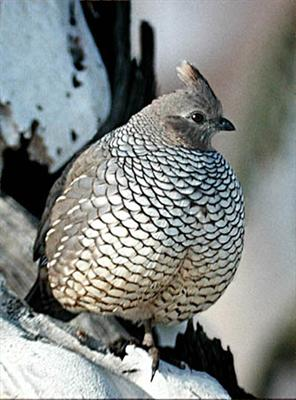
%> input picture Data/SRC/0_9_9638.jpg, 296 x 400 px
$ octave demo.m   (GNU Octave 9; MATLAB toolbox functions it lacks are replaced by stand-ins)
%> lines starting %> are read from the running program, lines starting %| are printed output that depends on the picture; in (x1, y1, x2, y2) boxes, pixels count from 0 and x2, y2 are one past the last pixel; in counts of white or black regions, pixels touching at a corner belong together; the program's own positions count from 1
### Funcs/removeframe.m
function [noFrameImg, frameRecord] = removeframe(input_im, edgeMethod)
% Remove image frames

% Code Author: Wangjiang Zhu
% Email: wangjiang88119@gmail.com
% Date: 3/24/2014

if size(input_im, 3) == 3
    grayImg = rgb2gray(input_im);
else
    grayImg = input_im;
end
[height, width] = size(grayImg);

threshold = 0.6;
MAXWIDTH = 30;  % we assume that the frame is not wider than 30 pixels
edgemap = edge(grayImg, edgeMethod);
haveFrame = false;
frameWidth = zeros(4, 1);

% TOP
edgeDensity = mean(edgemap(1:MAXWIDTH, :), 2); % average density per row
% find the largest row index with large enough edge density
top_row_idx = find(edgeDensity > threshold, 1, 'last');
if ~isempty(top_row_idx)
    frameWidth(1) = top_row_idx;
    haveFrame = true;
end

% BOTTOM
edgeDensity = mean(edgemap(end - MAXWIDTH + 1:end, :), 2);
bottom_row_idx = find(edgeDensity > threshold, 1, 'first');
if ~isempty(bottom_row_idx)
    frameWidth(2) = MAXWIDTH - bottom_row_idx + 1;
    haveFrame = true;
end

% LEFT
edgeDensity = mean( edgemap(:, 1:MAXWIDTH, :), 1);
left_col_idx = find(edgeDensity > threshold, 1, 'last');
if ~isempty(left_col_idx)
    frameWidth(3) = left_col_idx;
    haveFrame = true;
end

% RIGHT
edgeDensity = mean( edgemap(:, end - MAXWIDTH + 1:end), 1);
right_col_idx = find(edgeDensity > threshold, 1, 'first');
if ~isempty(right_col_idx)
    frameWidth(4) = MAXWIDTH - right_col_idx + 1;
    haveFrame = true;
end

frameRecord = [height,width,1,height,1,width];
if haveFrame
    frameWidth(frameWidth == 0) = max(frameWidth);

    frameRecord(3) = frameWidth(1) + 1;
    frameRecord(4) = height - frameWidth(2);
    frameRecord(5) = frameWidth(3) + 1;
    frameRecord(6) = width - frameWidth(4);
end

noFrameImg = input_im(frameRecord(3):frameRecord(4), frameRecord(5):frameRecord(6), :);

### Funcs/imguidedfilter.m
function [img] = imguidedfilter(img)

I = double(img) / 255;
r = 2;          % try r = 2, 4, or 8
eps = 0.1^2;	% try eps = 0.1^2, 0.2^2, 0.4^2

[h, w, chn] = size(I);
q = zeros([h, w, chn]);
if chn == 1
    q(:, :, 1) = guidedfilter(I(:, :, 1), I(:, :, 1), r, eps);
else
    q(:, :, 1) = guidedfilter(I(:, :, 1), I(:, :, 1), r, eps);
    q(:, :, 2) = guidedfilter(I(:, :, 2), I(:, :, 2), r, eps);
    q(:, :, 3) = guidedfilter(I(:, :, 3), I(:, :, 3), r, eps);
end
img = im2uint8(q);

### demo.m
%%%%%%%%%%%%%%%%%%%%%%%%%%%%%%%%%%%%%%%%%%%%%%%%%%%%%%%%%%%%%%%%%%%%%%%%%%
% This code is for [1], and can only be used for non-comercial purpose. If
% you use our code, please cite [1].
%
% Code Author: Long Zhao
% Email: gary.zhao9012@gmail.com
% Date: 2014/11/25
%%%%%%%%%%%%%%%%%%%%%%%%%%%%%%%%%%%%%%%%%%%%%%%%%%%%%%%%%%%%%%%%%%%%%%%%%%

% This demo shows how to use Saliency Baseline [1], as well as
% Saliency Optimization [2], Saliency Filter [3], Geodesic Saliency [4],
% and Manifold Ranking [5].

% [1] Long Zhao, Shuang Liang, Yichen Wei, and Jinyuan Jia. Size
% and Location Matter: a New Baseline for Salient Object Detection.
% In ACCV, 2014.

% [2] Wangjiang Zhu, Shuang Liang, Yichen Wei, and Jian Sun. Saliency
% Optimization from Robust Background Detection. In CVPR, 2014.

% [3] F. Perazzi, P. Krahenbuhl, Y. Pritch, and A. Hornung. Saliency
% filters: Contrast based filtering for salient region detection.
% In CVPR, 2012.

% [4] Y.Wei, F.Wen,W. Zhu, and J. Sun. Geodesic saliency using
% background priors. In ECCV, 2012.

% [5] C. Yang, L. Zhang, H. Lu, X. Ruan, and M.-H. Yang. Saliency
% detection via graph-based manifold ranking. In CVPR, 2013.

%%
clear, clc,
close all
addpath('Funcs');

%% 1. Parameter Settings
doFrameRemoving = true;
useSP = true;	% You can set useSP = false to use regular grid for speed consideration
useGuidedfilter = true; % You can set useGuidedfilter = true to smooth the image
doMAEEval = true;       % Evaluate MAE measure after saliency map calculation
doPRCEval = true;       % Evaluate PR Curves after saliency map calculation

SRC = fullfile('Data', 'SRC');	% Path of input images
GT  = fullfile('Data', 'GT');   % Path of ground truth
RES = fullfile('Data', 'RES');	% Path for saving saliency maps

srcSuffix = '.jpg';	% suffix for input images
gtSuffix  = '.bmp'; % suffix for ground truth

if ~exist(RES, 'dir'), mkdir(RES); end

%% 2. Saliency Map Calculation
files = dir(fullfile(SRC, strcat('*', srcSuffix)));
% if isempty(gcp)
% 	parpool;
% end

parfor k = 1:length(files)
% for k = 1:length(files)
    disp(k);
    srcName = files(k).name;
    noSuffixName = srcName(1:end - length(srcSuffix));

    %% Pre-Processing: Remove Image Frames
    srcImg = imread(fullfile(SRC, srcName));
%> srcImg is the input picture: size 400x296x3 uint8; mean R, G, B 130.6, 135, 132.6
    if doFrameRemoving
        [noFrameImg, frameRecord] = removeframe(srcImg, 'sobel');
%> in removeframe, `grayImg = rgb2gray(input_im);`:
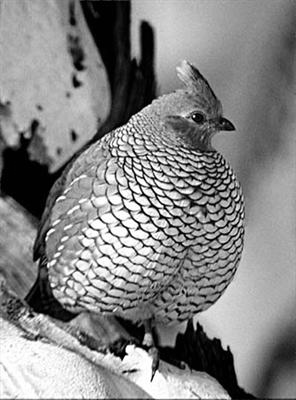
%> grayImg: size 400x296 uint8; min 0, max 255, mean 133.4
%> in removeframe, `edgemap = edge(grayImg, edgeMethod);`:
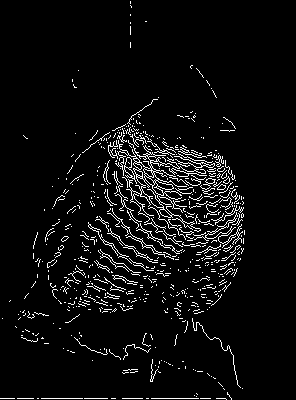
%> edgemap: size 400x296 logical; 5.4% white in thin lines or dots, all inside (x1, y1, x2, y2) = (0, 1, 245, 400)
%> in removeframe, `edgeDensity = mean(edgemap(1:MAXWIDTH, :), 2);`: edgeDensity = 30 values, max 0.00676 at index 22, min 0 at index 1, mean 0.0018
%> in removeframe, `top_row_idx = find(edgeDensity > threshold, 1, 'last');`: top_row_idx = []
%> in removeframe, `edgeDensity = mean(edgemap(end - MAXWIDTH + 1:end, :), 2);`: edgeDensity = 30 values, max 0.672 at index 29, min 0 at index 21, mean 0.0339
%> in removeframe, `bottom_row_idx = find(edgeDensity > threshold, 1, 'first');`: bottom_row_idx = 29
%> in removeframe, `edgeDensity = mean( edgemap(:, 1:MAXWIDTH, :), 1);`: edgeDensity = 30 values, max 0.02 at index 26, min 0.0025 at index 1, mean 0.00692
%> in removeframe, `left_col_idx = find(edgeDensity > threshold, 1, 'last');`: left_col_idx = []
%> in removeframe, `edgeDensity = mean( edgemap(:, end - MAXWIDTH + 1:end), 1);`: edgeDensity = 30 values from 0 to 0
%> in removeframe, `right_col_idx = find(edgeDensity > threshold, 1, 'first');`: right_col_idx = []
%> in removeframe, `noFrameImg = input_im(frameRecord(3):frameRecord(4), frameRecord(5):fr..`:
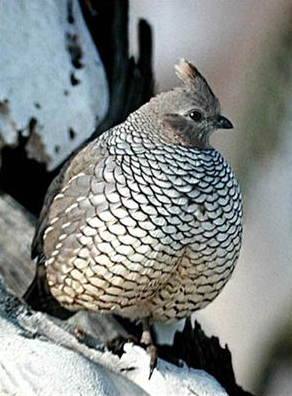
%> noFrameImg: size 396x292x3 uint8; mean R, G, B 130.6, 135, 132.6
%> frameRecord = [400 296 3 398 3 294]
        [h, w, chn] = size(noFrameImg);
%> h = 396; w = 292; chn = 3
    else
        noFrameImg = srcImg;
        [h, w, chn] = size(noFrameImg);
        frameRecord = [h, w, 1, h, 1, w];
    end

    if useGuidedfilter
        noFrameImg = imguidedfilter(noFrameImg);
%> the run ends on the next line
